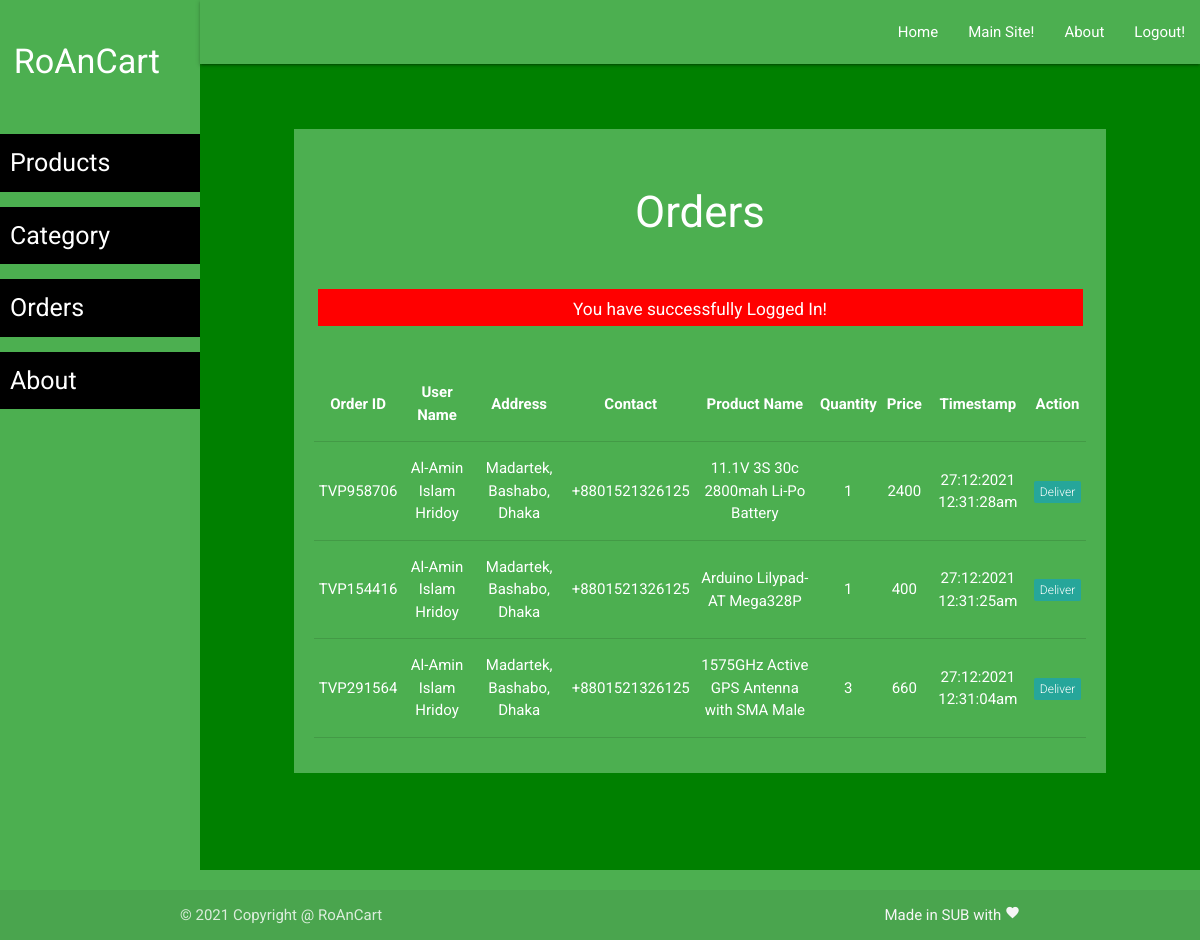
Page /admin/order-list.php (signed in) on the committed database.
### tables this page shows
CREATE TABLE `orders` (
  `id` int NOT NULL,
  `order_id` varchar(20) NOT NULL,
  `user_id` varchar(10) NOT NULL,
  `product_id` varchar(10) NOT NULL,
  `product_name` text NOT NULL,
  `quantity` int NOT NULL DEFAULT '1',
  `user_name` varchar(100) NOT NULL,
  `price` int NOT NULL,
  `timestamp` varchar(50) NOT NULL
);

CREATE TABLE `users` (
  `id` int NOT NULL,
  `name` varchar(50) DEFAULT NULL,
  `email` varchar(50) DEFAULT NULL,
  `phone` varchar(14) NOT NULL,
  `address` text NOT NULL,
  `password` varchar(100) DEFAULT NULL,
  `timestamp` varchar(100) DEFAULT NULL
);

CREATE TABLE `product` (
  `id` int NOT NULL,
  `cat_id` int NOT NULL,
  `image` text NOT NULL,
  `pname` varchar(50) NOT NULL,
  `price` int NOT NULL,
  `stock` int NOT NULL DEFAULT '0',
  `description` text NOT NULL
);

### admin/order-list.php (the view, shortened to what this page needs)
<?php require('layout/header.php'); ?>
<?php require('layout/left-sidebar-long.php'); ?>
<?php require('layout/topnav.php'); ?>
<?php require('layout/left-sidebar-short.php'); ?>
<?php
require('../backends/connection-pdo.php');
$sql = 'SELECT * FROM orders';
$query  = $pdoconn->prepare($sql);
$query->execute();
$arr_all = $query->fetchAll(PDO::FETCH_ASSOC);
?>
<div class="section white-text" style="background: #4caf50;">
	<div class="section">
		<h3>Orders</h3>
	</div>
  <?php
    if (isset($_SESSION['msg'])) {
        echo '<div class="section center" style="margin: 5px 35px;"><div class="row" style="background: red; color: white;">
        <div class="col s12">
            <h6>'.$_SESSION['msg'].'</h6>
            </div>
        </div></div>';
    }
    ?>
	<div class="section center" style="padding: 20px;">
		<table class="centered responsive-table">
        <thead>
          <tr>
              <th>Order ID</th>
              <th>User Name</th>
              <th>Address</th>
              <th>Contact</th>
              <th>Product Name</th>
              <th>Quantity</th>
              <th>Price</th>
              <th>Timestamp</th>
              <th>Action</th>
          </tr>
        </thead>
        <tbody>
          <?php
            foreach ($arr_all as $key) {
              $sql = 'SELECT * FROM product WHERE id = '.$key['product_id'].' LIMIT 1';
              $query  = $pdoconn->prepare($sql);
              $query->execute();
              $product = $query->fetchAll(PDO::FETCH_ASSOC);
              $sql = 'SELECT * FROM users WHERE id = '.$key['user_id'].' LIMIT 1';
              $query  = $pdoconn->prepare($sql);
              $query->execute();
              $user = $query->fetchAll(PDO::FETCH_ASSOC);
          ?>
          <tr>
            <td><?php echo $key['order_id']; ?></td>
            <td><?php echo $user[0]['name']; ?></td>
            <td><?php echo $user[0]['address']; ?></td>
            <td><?php echo $user[0]['phone']; ?></td>
            <td><?php echo $product[0]['pname']; ?></td>
            <td><?php echo $key['quantity']; ?></td>
            <td><?php echo $product[0]['price']*$key['quantity']; ?></td>
            <td><?php echo $key['timestamp']; ?></td>
            <td><a href="../backends/admin/order-delete.php?id=<?php echo $key['order_id']; ?>"><span class="new badge" data-badge-caption="">Deliver</span></a></td>
          </tr>
          <?php } ?>
        </tbody>
      </table>
	</div>
</div>
<?php require('layout/footer.php'); ?>

### css/form-style.css (style rules this page uses)
body { background: #4caf50; font-family: "Roboto", sans-serif; -webkit-font-smoothing: antialiased; -moz-osx-font-smoothing: grayscale; }
.row { margin-bottom: 0 !important; }
.col { padding: 0 !important; }

### rows in the picture
orders: order "TVP958706", user.name "Al-Amin Islam Hridoy", user.address "Madartek, Bashabo, Dhaka", user.phone "+8801521326125", product.pname "11.1V 3S 30c 2800mah Li-Po Battery", quantity "1", $product[0]['price']*$key['quantity'] "2400", timestamp "27:12:2021 12:31:28am"
orders: order "TVP154416", user.name "Al-Amin Islam Hridoy", user.address "Madartek, Bashabo, Dhaka", user.phone "+8801521326125", product.pname "Arduino Lilypad-AT Mega328P", quantity "1", $product[0]['price']*$key['quantity'] "400", timestamp "27:12:2021 12:31:25am"
orders: order "TVP291564", user.name "Al-Amin Islam Hridoy", user.address "Madartek, Bashabo, Dhaka", user.phone "+8801521326125", product.pname "1575GHz Active GPS Antenna with SMA Male", quantity "3", $product[0]['price']*$key['quantity'] "660", timestamp "27:12:2021 12:31:04am"

### other values in the picture
$_SESSION['msg'] "You have successfully Logged In!"
